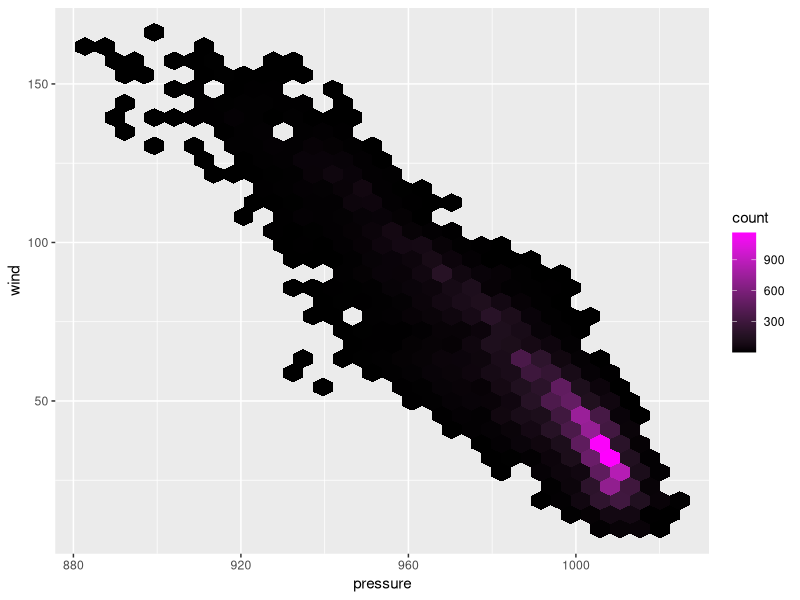

Reproduce this figure in R.
## ---- chunk 1
knitr::opts_chunk$set(echo = TRUE)

library(tidyverse)
library(hexbin)
## ---- chunk 2
ggplot(data = storms, aes(x = pressure, y = wind)) +
	geom_hex()+
  scale_fill_gradient(low = "black", high = "magenta")
